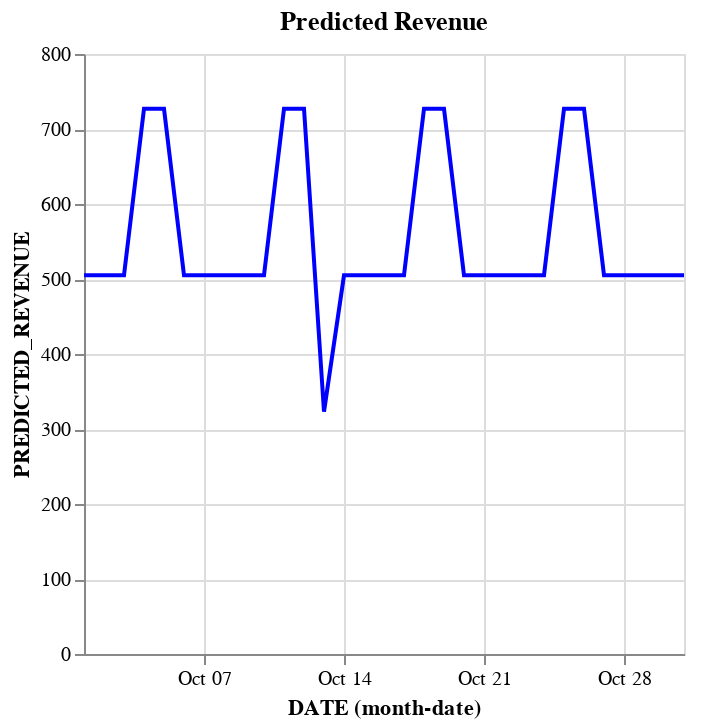

Source (notebook cell):
### Code cell
import altair as alt
alt.data_transformers.disable_max_rows()
chart_predicted = alt.Chart(df_forecast).mark_line(color='blue').encode(
    x='monthdate(DATE):T',
    y='PREDICTED_REVENUE:Q',
    tooltip=['DATE', 'PREDICTED_REVENUE']
).properties(title="Predicted Revenue")
chart_predicted

### Figure 1 — Vega-Lite specification as saved in the notebook (floating-point values rounded to 4 significant figures)
{"config": {"view": {"continuousWidth": 300, "continuousHeight": 300}}, "data": {"name": "data-d16a5a5126d40504205037525b04df86"}, "mark": {"type": "line", "color": "blue"}, "encoding": {"tooltip": [{"field": "DATE", "type": "temporal"}, {"field": "PREDICTED_REVENUE", "type": "quantitative"}], "x": {"field": "DATE", "timeUnit": "monthdate", "type": "temporal"}, "y": {"field": "PREDICTED_REVENUE", "type": "quantitative"}}, "title": "Predicted Revenue", "$schema": "https://vega.github.io/schema/vega-lite/v5.20.1.json", "datasets": {"data-d16a5a5126d40504205037525b04df86": [{"DATE": "2025-10-01T00:00:00.000000", "REVENUE": NaN, "PREDICTED_REVENUE": 504.9}, {"DATE": "2025-10-02T00:00:00.000000", "REVENUE": NaN, "PREDICTED_REVENUE": 504.9}, {"DATE": "2025-10-03T00:00:00.000000", "REVENUE": NaN, "PREDICTED_REVENUE": 504.9}, {"DATE": "2025-10-04T00:00:00.000000", "REVENUE": NaN, "PREDICTED_REVENUE": 727.0}, {"DATE": "2025-10-05T00:00:00.000000", "REVENUE": NaN, "PREDICTED_REVENUE": 727.0}, {"DATE": "2025-10-06T00:00:00.000000", "REVENUE": NaN, "PREDICTED_REVENUE": 504.9}, {"DATE": "2025-10-07T00:00:00.000000", "REVENUE": NaN, "PREDICTED_REVENUE": 504.9}, {"DATE": "2025-10-08T00:00:00.000000", "REVENUE": NaN, "PREDICTED_REVENUE": 504.9}, {"DATE": "2025-10-09T00:00:00.000000", "REVENUE": NaN, "PREDICTED_REVENUE": 504.9}, {"DATE": "2025-10-10T00:00:00.000000", "REVENUE": NaN, "PREDICTED_REVENUE": 504.9}, {"DATE": "2025-10-11T00:00:00.000000", "REVENUE": NaN, "PREDICTED_REVENUE": 727.0}, {"DATE": "2025-10-12T00:00:00.000000", "REVENUE": NaN, "PREDICTED_REVENUE": 727.0}, {"DATE": "2025-10-13T00:00:00.000000", "REVENUE": NaN, "PREDICTED_REVENUE": 323.1}, {"DATE": "2025-10-14T00:00:00.000000", "REVENUE": NaN, "PREDICTED_REVENUE": 504.9}, {"DATE": "2025-10-15T00:00:00.000000", "REVENUE": NaN, "PREDICTED_REVENUE": 504.9}, {"DATE": "2025-10-16T00:00:00.000000", "REVENUE": NaN, "PREDICTED_REVENUE": 504.9}, {"DATE": "2025-10-17T00:00:00.000000", "REVENUE": NaN, "PREDICTED_REVENUE": 504.9}, {"DATE": "2025-10-18T00:00:00.000000", "REVENUE": NaN, "PREDICTED_REVENUE": 727.0}, {"DATE": "2025-10-19T00:00:00.000000", "REVENUE": NaN, "PREDICTED_REVENUE": 727.0}, {"DATE": "2025-10-20T00:00:00.000000", "REVENUE": NaN, "PREDICTED_REVENUE": 504.9}, {"DATE": "2025-10-21T00:00:00.000000", "REVENUE": NaN, "PREDICTED_REVENUE": 504.9}, {"DATE": "2025-10-22T00:00:00.000000", "REVENUE": NaN, "PREDICTED_REVENUE": 504.9}, {"DATE": "2025-10-23T00:00:00.000000", "REVENUE": NaN, "PREDICTED_REVENUE": 504.9}, {"DATE": "2025-10-24T00:00:00.000000", "REVENUE": NaN, "PREDICTED_REVENUE": 504.9}, {"DATE": "2025-10-25T00:00:00.000000", "REVENUE": NaN, "PREDICTED_REVENUE": 727.0}, {"DATE": "2025-10-26T00:00:00.000000", "REVENUE": NaN, "PREDICTED_REVENUE": 727.0}, {"DATE": "2025-10-27T00:00:00.000000", "REVENUE": NaN, "PREDICTED_REVENUE": 504.9}, {"DATE": "2025-10-28T00:00:00.000000", "REVENUE": NaN, "PREDICTED_REVENUE": 504.9}, {"DATE": "2025-10-29T00:00:00.000000", "REVENUE": NaN, "PREDICTED_REVENUE": 504.9}, {"DATE": "2025-10-30T00:00:00.000000", "REVENUE": NaN, "PREDICTED_REVENUE": 504.9}, {"DATE": "2025-10-31T00:00:00.000000", "REVENUE": NaN, "PREDICTED_REVENUE": 504.9}]}}
